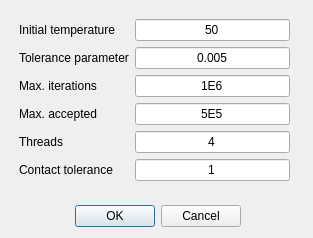
<?xml version="1.0" encoding="UTF-8"?>
<ui version="4.0">
 <class>reconstruction_settings_diag</class>
 <widget class="QDialog" name="reconstruction_settings_diag">
  <property name="geometry">
   <rect>
    <x>0</x>
    <y>0</y>
    <width>313</width>
    <height>238</height>
   </rect>
  </property>
  <property name="minimumSize">
   <size>
    <width>313</width>
    <height>238</height>
   </size>
  </property>
  <property name="maximumSize">
   <size>
    <width>313</width>
    <height>238</height>
   </size>
  </property>
  <property name="windowTitle">
   <string>Reconstruction settings</string>
  </property>
  <widget class="QDialogButtonBox" name="recconstruction_settings_buttonbox">
   <property name="geometry">
    <rect>
     <x>70</x>
     <y>200</y>
     <width>171</width>
     <height>32</height>
    </rect>
   </property>
   <property name="orientation">
    <enum>Qt::Horizontal</enum>
   </property>
   <property name="standardButtons">
    <set>QDialogButtonBox::Cancel|QDialogButtonBox::Ok</set>
   </property>
  </widget>
  <widget class="QWidget" name="opt_settings_dialog_groupbox" native="true">
   <property name="geometry">
    <rect>
     <x>9</x>
     <y>9</y>
     <width>291</width>
     <height>191</height>
    </rect>
   </property>
   <widget class="QWidget" name="formLayoutWidget">
    <property name="geometry">
     <rect>
      <x>10</x>
      <y>10</y>
      <width>271</width>
      <height>181</height>
     </rect>
    </property>
    <layout class="QFormLayout" name="formLayout">
     <item row="0" column="0">
      <widget class="QLabel" name="rec_settings_initemp_label">
       <property name="text">
        <string>Initial temperature</string>
       </property>
      </widget>
     </item>
     <item row="0" column="1">
      <widget class="QLineEdit" name="rec_settings_initemp_value">
       <property name="text">
        <string>50</string>
       </property>
       <property name="frame">
        <bool>true</bool>
       </property>
       <property name="alignment">
        <set>Qt::AlignCenter</set>
       </property>
      </widget>
     </item>
     <item row="1" column="0">
      <widget class="QLabel" name="rec_settings_tolpar_label">
       <property name="text">
        <string>Tolerance parameter</string>
       </property>
      </widget>
     </item>
     <item row="1" column="1">
      <widget class="QLineEdit" name="rec_settings_tolpar_value">
       <property name="text">
        <string>0.005</string>
       </property>
       <property name="alignment">
        <set>Qt::AlignCenter</set>
       </property>
      </widget>
     </item>
     <item row="2" column="0">
      <widget class="QLabel" name="rec_settings_maxiter_label">
       <property name="text">
        <string>Max. iterations</string>
       </property>
      </widget>
     </item>
     <item row="2" column="1">
      <widget class="QLineEdit" name="rec_settings_maxiter_value">
       <property name="text">
        <string>1E6</string>
       </property>
       <property name="alignment">
        <set>Qt::AlignCenter</set>
       </property>
      </widget>
     </item>
     <item row="3" column="0">
      <widget class="QLabel" name="rec_settings_maxacc_label">
       <property name="text">
        <string>Max. accepted</string>
       </property>
      </widget>
     </item>
     <item row="3" column="1">
      <widget class="QLineEdit" name="rec_settings_maxacc_value">
       <property name="text">
        <string>5E5</string>
       </property>
       <property name="alignment">
        <set>Qt::AlignCenter</set>
       </property>
      </widget>
     </item>
     <item row="4" column="0">
      <widget class="QLabel" name="rec_settings_threads_label">
       <property name="text">
        <string>Threads</string>
       </property>
      </widget>
     </item>
     <item row="4" column="1">
      <widget class="QLineEdit" name="rec_settings_threads_value">
       <property name="text">
        <string>4</string>
       </property>
       <property name="alignment">
        <set>Qt::AlignCenter</set>
       </property>
      </widget>
     </item>
     <item row="5" column="0">
      <widget class="QLabel" name="rec_settings_contacttol_label">
       <property name="text">
        <string>Contact tolerance</string>
       </property>
      </widget>
     </item>
     <item row="5" column="1">
      <widget class="QLineEdit" name="rec_settings_contacttol_value">
       <property name="text">
        <string>1</string>
       </property>
       <property name="alignment">
        <set>Qt::AlignCenter</set>
       </property>
      </widget>
     </item>
    </layout>
   </widget>
  </widget>
 </widget>
 <resources/>
 <connections>
  <connection>
   <sender>recconstruction_settings_buttonbox</sender>
   <signal>accepted()</signal>
   <receiver>reconstruction_settings_diag</receiver>
   <slot>accept()</slot>
   <hints>
    <hint type="sourcelabel">
     <x>248</x>
     <y>254</y>
    </hint>
    <hint type="destinationlabel">
     <x>157</x>
     <y>274</y>
    </hint>
   </hints>
  </connection>
  <connection>
   <sender>recconstruction_settings_buttonbox</sender>
   <signal>rejected()</signal>
   <receiver>reconstruction_settings_diag</receiver>
   <slot>reject()</slot>
   <hints>
    <hint type="sourcelabel">
     <x>316</x>
     <y>260</y>
    </hint>
    <hint type="destinationlabel">
     <x>286</x>
     <y>274</y>
    </hint>
   </hints>
  </connection>
 </connections>
</ui>
